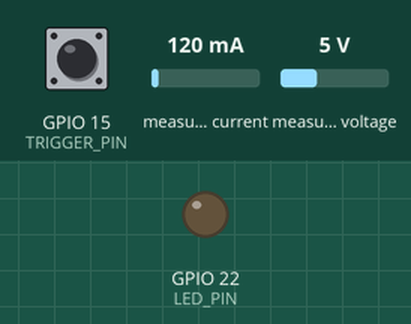
Recording of a sketch running on a simulated ESP32. Shown: output pins drawn as LEDs (lit = HIGH). Inputs (shaded band) come from the test bench; at power-on: GPIO 15 (TRIGGER_PIN) HIGH, measured current 120 mA, measured voltage 5 V. WiFi joins after 1.5 s; servers stay silent unless stated; EEPROM starts erased; what the sketch prints to the serial monitor is not drawn.

Above: at 0.1 s.
At 1.6 s:
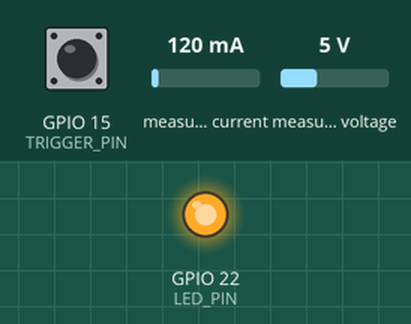
Timing chart, 0 to 3.1 s (numbered marks = the images above):
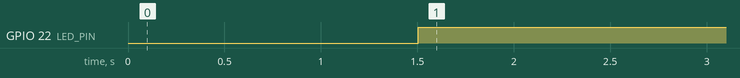

The sketch:

IntelliSwitcher.ino
```cpp
#include <WiFiManager.h>
#include <WiFi.h>
#include <Firebase_ESP_Client.h>
#include "addons/TokenHelper.h"
#include "addons/RTDBHelper.h"
#include "EmonLib.h" // Include Emon Library
#include <ZMPT101B.h>
#include <EEPROM.h>
#include <math.h>


#define EEPROM_USER_EMAIL_ADDR 0
#define EEPROM_USER_PASSWORD_ADDR 100
#define EEPROM_SIZE 200
#define API_KEY "API KEY"
#define DATABASE_URL "DATABASE URL"
#define SENSITIVITY 500.0f
#define MAX_DATA_POINTS 5 // Number of data points to store
#define LED_PIN 22

char USER_EMAIL[100] = ""; // Change to your email address
char USER_PASSWORD[100] = "";       // Change to your desired password

// Flag for saving data
bool shouldSaveConfig = false;


#define TRIGGER_PIN 15
ZMPT101B voltageSensor(35, 50.0);

FirebaseData fbdo;
FirebaseAuth auth;
FirebaseConfig config;
WiFiManager wifiManager;

EnergyMonitor emon2;

String uid;

double Voltage = 0;
double VRMS = 0;
float Voltage_RMS_arr[MAX_DATA_POINTS];
float AmpsRMS_arr[MAX_DATA_POINTS];
float Phase_Diff[MAX_DATA_POINTS];
int dataIndex = 0;

unsigned long sendDataPrevMillis = 0;
bool signupOK = false;

const char custom_html[] PROGMEM = R"html(
    <!DOCTYPE html>
<html>
<head>
    <title>IntelliSwitcher Setup</title>
    <style>
        body {
            background-color: #f9f9f9;
            font-family: Arial, Helvetica, sans-serif;
        }
        h1 {
            text-align: center;
            color: #007bff;
        }
    </style>
</head>
<body>
    <h1>IntelliSwitcher Configuration</h1>
    <!-- You can add more custom content here if needed -->
</body>
</html>

)html";

int timeout = 120; // seconds to run for

void saveConfigFile() {
  Serial.println(F("Saving configuration..."));

  EEPROM.begin(EEPROM_SIZE);

  // Write USER_EMAIL to EEPROM
  for (int i = 0; i < sizeof(USER_EMAIL); i++) {
    EEPROM.write(EEPROM_USER_EMAIL_ADDR + i, USER_EMAIL[i]);
  }

  // Write USER_PASSWORD to EEPROM
  for (int i = 0; i < sizeof(USER_PASSWORD); i++) {
    EEPROM.write(EEPROM_USER_PASSWORD_ADDR + i, USER_PASSWORD[i]);
  }

  EEPROM.commit();
  EEPROM.end();
}


bool loadConfigFile() {
  EEPROM.begin(EEPROM_SIZE);

  // Read USER_EMAIL from EEPROM
  for (int i = 0; i < sizeof(USER_EMAIL); i++) {
    USER_EMAIL[i] = EEPROM.read(EEPROM_USER_EMAIL_ADDR + i);
  }
  USER_EMAIL[sizeof(USER_EMAIL) - 1] = '\0';

  // Read USER_PASSWORD from EEPROM
  for (int i = 0; i < sizeof(USER_PASSWORD); i++) {
    USER_PASSWORD[i] = EEPROM.read(EEPROM_USER_PASSWORD_ADDR + i);
  }
  USER_PASSWORD[sizeof(USER_PASSWORD) - 1] = '\0';

  EEPROM.end();

  if (strlen(USER_EMAIL) > 0 && strlen(USER_PASSWORD) > 0) {
    return true; // Return true to indicate success
  }
  return false;   // Return false if loading fails
}


void saveConfigCallback()
// Callback notifying us of the need to save configuration
{
  Serial.println("Should save config");
  shouldSaveConfig = true;
}

void connectToWiFi() {
  Serial.println("Connecting to Wi-Fi...");
  WiFi.begin();
  unsigned long startAttemptTime = millis();

  while (WiFi.status() != WL_CONNECTED && (millis() - startAttemptTime) < 10000) {
    delay(500);
    Serial.print(".");
  }

  if (WiFi.status() == WL_CONNECTED) {
    Serial.println("\nConnected to Wi-Fi!");

    config.api_key = API_KEY;
    auth.user.email = USER_EMAIL;
    auth.user.password = USER_PASSWORD;
    config.database_url = DATABASE_URL;

    Firebase.reconnectWiFi(true);
    Firebase.begin(&config, &auth);
    uid = auth.token.uid.c_str();
    Serial.print("User UID: ");
    Serial.println(uid);
    signupOK = true;
    Serial.println("Sign ok");
  } else {
    Serial.println("\nFailed to connect to Wi-Fi!");
  }
}

void eraseWiFiCredentials() {
  WiFiManager wifiManager;
  wifiManager.resetSettings();
  Serial.println("Wi-Fi credentials erased.");
}


void setup() {
  WiFi.mode(WIFI_STA);
  Serial.begin(115200);
  voltageSensor.setSensitivity(SENSITIVITY);
  emon2.current(34,4.75);
  Serial.println("\nStarting");
  pinMode(TRIGGER_PIN, INPUT_PULLUP);
  pinMode(LED_PIN, OUTPUT);
  digitalWrite(LED_PIN, LOW);
  if (!loadConfigFile()) {
    // Default values will be used if the config file doesn't exist
  }

}

void loop() {

  // is configuration portal requested?
  if ( digitalRead(TRIGGER_PIN) == LOW) {
    WiFiManager wm;
    wm.setDebugOutput(false);
    WiFiManagerParameter Email_text("Email_text", "Enter Your Email Address", USER_EMAIL, 100);
    WiFiManagerParameter Password_text("password_text", "Enter Your Password", USER_PASSWORD, 100);
    wm.addParameter(&Email_text);
    wm.addParameter(&Password_text);
    wm.setCustomHeadElement(custom_html); // Set custom HTML template
    eraseWiFiCredentials();
    // Reset the stored USER_EMAIL and USER_PASSWORD
    memset(USER_EMAIL, 0, sizeof(USER_EMAIL));
    memset(USER_PASSWORD, 0, sizeof(USER_PASSWORD));
    saveConfigFile(); // Save empty credentials to EEPROM
    digitalWrite(LED_PIN, LOW);

    delay(2000);


    //reset settings - for testing
    //wm.resetSettings();

    // set configportal timeout
    wm.setConfigPortalTimeout(timeout);

    if (!wm.startConfigPortal("IntelliSwitcher","Intel123")) {
      Serial.println("failed to connect and hit timeout");
      delay(3000);
      //reset and try again, or maybe put it to deep sleep
      ESP.restart();
      delay(5000);
    }

    //if you get here you have connected to the WiFi
    Serial.println("connected...yeey :)");

    // Save the new configuration
    saveConfigFile();
    uid="";
    strcpy(USER_EMAIL, Email_text.getValue());
    strcpy(USER_PASSWORD, Password_text.getValue());
    Serial.print("Updated USER_EMAIL: ");
    Serial.println(USER_EMAIL);
    Serial.print("Updated USER_PASSWORD: ");
    Serial.println(USER_PASSWORD);
    saveConfigFile();
    ESP.restart();
  }


  if (WiFi.isConnected()) {
    digitalWrite(LED_PIN, HIGH);

    float Voltage_RMS = voltageSensor.getRmsVoltage();
    double Irms = emon2.calcIrms(1480);
    double phaseDifference = atan2(Voltage_RMS, Irms);
    // Convert phase angle to degrees
    double phaseDegrees = phaseDifference * (180.0 / M_PI);
    delay(1000);

    Serial.println(Voltage_RMS);
    Serial.println(Irms);
    Serial.println(phaseDegrees);


    Voltage_RMS_arr[dataIndex] = Voltage_RMS;
    AmpsRMS_arr[dataIndex] = Irms;
    Phase_Diff[dataIndex] = phaseDegrees;
    dataIndex++;

    if (dataIndex >= MAX_DATA_POINTS) {
      dataIndex = 0;
      if (signupOK) {
        for (int i = 0; i < MAX_DATA_POINTS; i++) {
          String voltagePath = "Sensor/Voltage/" + String(i) ;
          String ampPath = "Sensor/Amp/" + String(i) ;
          String phasePath = "Sensor/Phase/" + String(i) ;


          if (Firebase.RTDB.setFloat(&fbdo, voltagePath.c_str(), Voltage_RMS_arr[i])) {
            Serial.println(Voltage_RMS_arr[i]);
            Serial.print("-successfully saved to: " + voltagePath);
            Serial.println(" (" + fbdo.dataType() + ")");
          } else {
            Serial.println("FAILED: " + fbdo.errorReason());
          }

          if (Firebase.RTDB.setFloat(&fbdo, ampPath.c_str(), AmpsRMS_arr[i])) {
            Serial.print(AmpsRMS_arr[i]);
            Serial.print("-successfully saved to: " + ampPath);
            Serial.println(" (" + fbdo.dataType() + ")");
          } else {
            Serial.println("FAILED: " + fbdo.errorReason());
          }
          if (Firebase.RTDB.setFloat(&fbdo, phasePath.c_str(), Phase_Diff[i])) {
            Serial.println(Phase_Diff[i]);
            Serial.print("-successfully saved to: " + phasePath);
            Serial.println(" (" + fbdo.dataType() + ")");
          } else {
            Serial.println("FAILED: " + fbdo.errorReason());
          }

          delay(100);
        }
      }
    }

    delay(1000); // Delay before taking the next reading
  } else {
    digitalWrite(LED_PIN, LOW);
    connectToWiFi();
  }
}
```

Measured:
- by itself, GPIO 22 (LED_PIN): LOW → HIGH at 1.5 s
